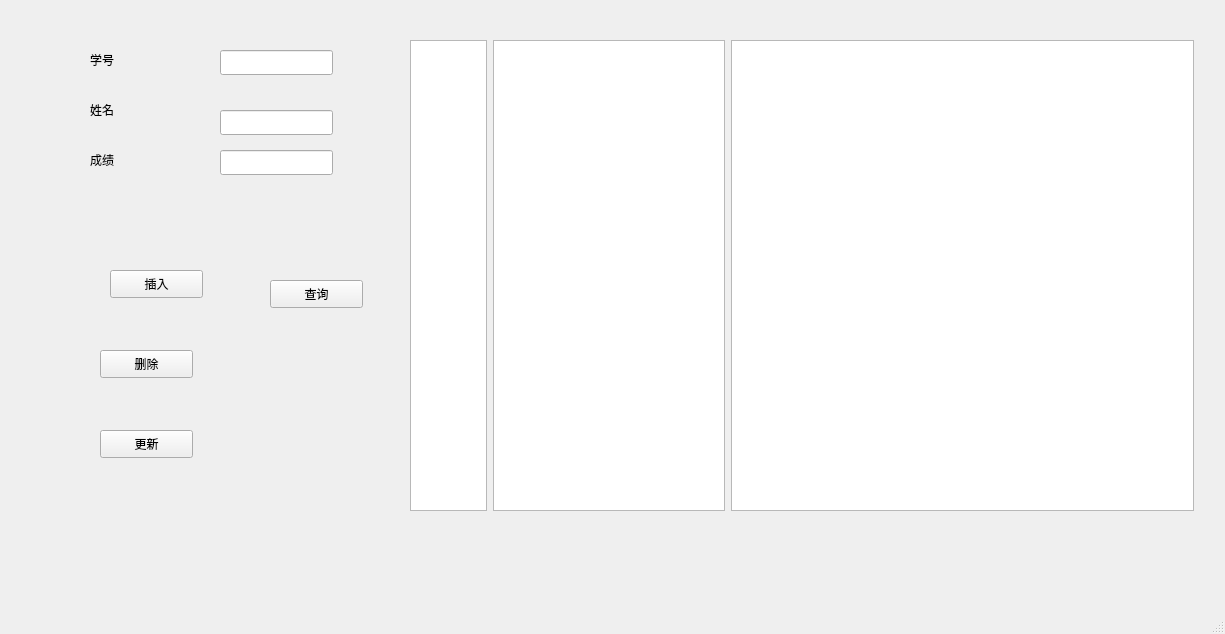
<?xml version="1.0" encoding="UTF-8"?>
<ui version="4.0">
 <class>mysql</class>
 <widget class="QMainWindow" name="mysql">
  <property name="geometry">
   <rect>
    <x>0</x>
    <y>0</y>
    <width>1225</width>
    <height>634</height>
   </rect>
  </property>
  <property name="windowTitle">
   <string>mysql</string>
  </property>
  <widget class="QWidget" name="centralwidget">
   <widget class="QLabel" name="label">
    <property name="geometry">
     <rect>
      <x>90</x>
      <y>50</y>
      <width>69</width>
      <height>19</height>
     </rect>
    </property>
    <property name="text">
     <string>学号</string>
    </property>
   </widget>
   <widget class="QLabel" name="label_2">
    <property name="geometry">
     <rect>
      <x>90</x>
      <y>100</y>
      <width>69</width>
      <height>19</height>
     </rect>
    </property>
    <property name="text">
     <string>姓名</string>
    </property>
   </widget>
   <widget class="QLabel" name="label_3">
    <property name="geometry">
     <rect>
      <x>90</x>
      <y>150</y>
      <width>69</width>
      <height>19</height>
     </rect>
    </property>
    <property name="text">
     <string>成绩</string>
    </property>
   </widget>
   <widget class="QLineEdit" name="lineEditNumber">
    <property name="geometry">
     <rect>
      <x>220</x>
      <y>50</y>
      <width>113</width>
      <height>25</height>
     </rect>
    </property>
   </widget>
   <widget class="QLineEdit" name="lineEditName">
    <property name="geometry">
     <rect>
      <x>220</x>
      <y>110</y>
      <width>113</width>
      <height>25</height>
     </rect>
    </property>
   </widget>
   <widget class="QLineEdit" name="lineEditScore">
    <property name="geometry">
     <rect>
      <x>220</x>
      <y>150</y>
      <width>113</width>
      <height>25</height>
     </rect>
    </property>
   </widget>
   <widget class="QPushButton" name="pushButtonInsert">
    <property name="geometry">
     <rect>
      <x>110</x>
      <y>270</y>
      <width>93</width>
      <height>28</height>
     </rect>
    </property>
    <property name="text">
     <string>插入</string>
    </property>
   </widget>
   <widget class="QPushButton" name="pushButtonSearch">
    <property name="geometry">
     <rect>
      <x>270</x>
      <y>280</y>
      <width>93</width>
      <height>28</height>
     </rect>
    </property>
    <property name="text">
     <string>查询</string>
    </property>
   </widget>
   <widget class="QPushButton" name="pushButtonDelete">
    <property name="geometry">
     <rect>
      <x>100</x>
      <y>350</y>
      <width>93</width>
      <height>28</height>
     </rect>
    </property>
    <property name="text">
     <string>删除</string>
    </property>
   </widget>
   <widget class="QPushButton" name="pushButtonUpdate">
    <property name="geometry">
     <rect>
      <x>100</x>
      <y>430</y>
      <width>93</width>
      <height>28</height>
     </rect>
    </property>
    <property name="text">
     <string>更新</string>
    </property>
   </widget>
   <widget class="QWidget" name="layoutWidget">
    <property name="geometry">
     <rect>
      <x>410</x>
      <y>40</y>
      <width>784</width>
      <height>471</height>
     </rect>
    </property>
    <layout class="QHBoxLayout" name="horizontalLayout" stretch="1,3,6">
     <item>
      <widget class="QTextEdit" name="textEdit"/>
     </item>
     <item>
      <widget class="QTableWidget" name="tableWidget"/>
     </item>
     <item>
      <widget class="QTableView" name="tableView"/>
     </item>
    </layout>
   </widget>
  </widget>
  <widget class="QMenuBar" name="menubar">
   <property name="geometry">
    <rect>
     <x>0</x>
     <y>0</y>
     <width>1225</width>
     <height>25</height>
    </rect>
   </property>
  </widget>
  <widget class="QStatusBar" name="statusbar"/>
 </widget>
 <resources/>
 <connections/>
</ui>
